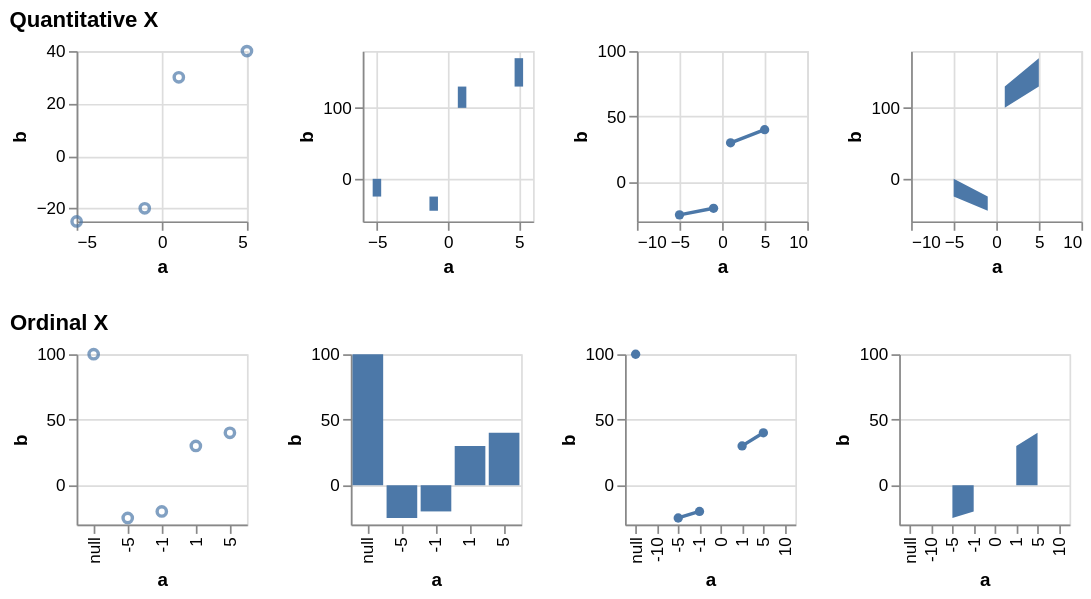

Write the Vega-Lite specification saved for this chart.
### Vega specification from a JSON file in a GitHub repository (floating-point values rounded to 4 significant figures)
{"$schema": "https://vega.github.io/schema/vega/v5.json", "description": "Testing invalid", "background": "white", "padding": 5, "data": [{"name": "source_0", "values": [{"a": null, "b": 100}, {"a": -10, "b": null}, {"a": -5, "b": -25}, {"a": -1, "b": -20}, {"a": 0, "b": null}, {"a": 1, "b": 30}, {"a": 5, "b": 40}, {"a": 10, "b": null}]}, {"name": "data_0", "source": "source_0", "transform": [{"type": "formula", "expr": "toNumber(datum[\"a\"])", "as": "a"}]}, {"name": "data_2", "source": "data_0", "transform": [{"type": "filter", "expr": "isValid(datum[\"a\"]) && isFinite(+datum[\"a\"]) && isValid(datum[\"b\"]) && isFinite(+datum[\"b\"])"}]}, {"name": "data_3", "source": "data_0", "transform": [{"type": "stack", "groupby": [], "field": "b", "sort": {"field": [], "order": []}, "as": ["b_start", "b_end"], "offset": "zero"}, {"type": "filter", "expr": "isValid(datum[\"a\"]) && isFinite(+datum[\"a\"]) && isValid(datum[\"b\"]) && isFinite(+datum[\"b\"])"}]}, {"name": "data_4", "source": "data_0", "transform": [{"type": "stack", "groupby": [], "field": "b", "sort": {"field": [], "order": []}, "as": ["b_start", "b_end"], "offset": "zero"}]}, {"name": "data_5", "source": "data_0", "transform": [{"type": "filter", "expr": "isValid(datum[\"b\"]) && isFinite(+datum[\"b\"])"}]}, {"name": "data_6", "source": "data_0", "transform": [{"type": "stack", "groupby": ["a"], "field": "b", "sort": {"field": [], "order": []}, "as": ["b_start", "b_end"], "offset": "zero"}, {"type": "filter", "expr": "isValid(datum[\"b\"]) && isFinite(+datum[\"b\"])"}]}, {"name": "data_7", "source": "data_0", "transform": [{"type": "impute", "field": "b", "groupby": [], "key": "a", "method": "value", "value": 0}, {"type": "stack", "groupby": ["a"], "field": "b", "sort": {"field": [], "order": []}, "as": ["b_start", "b_end"], "offset": "zero"}]}], "signals": [{"name": "childHeight", "value": 100}, {"name": "concat_0_childWidth", "value": 100}, {"name": "concat_1_childWidth", "value": 100}], "layout": {"padding": 20, "columns": 1, "bounds": "full", "align": "each"}, "marks": [{"type": "group", "name": "concat_0_group", "title": {"text": "Quantitative X", "anchor": "start"}, "layout": {"padding": 20, "bounds": "full", "align": "each"}, "marks": [{"type": "group", "name": "concat_0_concat_0_group", "style": "cell", "encode": {"update": {"width": {"signal": "concat_0_childWidth"}, "height": {"signal": "childHeight"}}}, "marks": [{"name": "concat_0_concat_0_marks", "type": "symbol", "style": ["point"], "from": {"data": "data_2"}, "encode": {"update": {"opacity": {"value": 0.7}, "fill": {"value": "transparent"}, "stroke": {"value": "#4c78a8"}, "tooltip": {"signal": "{\"a\": format(datum[\"a\"], \"\"), \"b\": format(datum[\"b\"], \"\")}"}, "ariaRoleDescription": {"value": "point"}, "description": {"signal": "\"a: \" + (format(datum[\"a\"], \"\")) + \"; b: \" + (format(datum[\"b\"], \"\"))"}, "x": {"scale": "concat_0_concat_0_x", "field": "a"}, "y": {"scale": "concat_0_concat_0_y", "field": "b"}}}}], "axes": [{"scale": "concat_0_concat_0_x", "orient": "bottom", "gridScale": "concat_0_concat_0_y", "grid": true, "tickCount": {"signal": "ceil(concat_0_childWidth/40)"}, "domain": false, "labels": false, "aria": false, "maxExtent": 0, "minExtent": 0, "ticks": false, "zindex": 0}, {"scale": "concat_0_concat_0_y", "orient": "left", "gridScale": "concat_0_concat_0_x", "grid": true, "tickCount": {"signal": "ceil(childHeight/40)"}, "domain": false, "labels": false, "aria": false, "maxExtent": 0, "minExtent": 0, "ticks": false, "zindex": 0}, {"scale": "concat_0_concat_0_x", "orient": "bottom", "grid": false, "title": "a", "labelFlush": true, "labelOverlap": true, "tickCount": {"signal": "ceil(concat_0_childWidth/40)"}, "zindex": 0}, {"scale": "concat_0_concat_0_y", "orient": "left", "grid": false, "title": "b", "labelOverlap": true, "tickCount": {"signal": "ceil(childHeight/40)"}, "zindex": 0}]}, {"type": "group", "name": "concat_0_concat_1_group", "style": "cell", "encode": {"update": {"width": {"signal": "concat_0_childWidth"}, "height": {"signal": "childHeight"}}}, "marks": [{"name": "concat_0_concat_1_marks", "type": "rect", "style": ["bar"], "from": {"data": "data_3"}, "encode": {"update": {"fill": {"value": "#4c78a8"}, "tooltip": {"signal": "{\"a\": format(datum[\"a\"], \"\"), \"b\": format(datum[\"b\"], \"\")}"}, "ariaRoleDescription": {"value": "bar"}, "description": {"signal": "\"a: \" + (format(datum[\"a\"], \"\")) + \"; b: \" + (format(datum[\"b\"], \"\"))"}, "xc": {"scale": "concat_0_concat_1_x", "field": "a"}, "width": {"value": 5}, "y": {"scale": "concat_0_concat_1_y", "field": "b_end"}, "y2": {"scale": "concat_0_concat_1_y", "field": "b_start"}}}}], "axes": [{"scale": "concat_0_concat_1_x", "orient": "bottom", "gridScale": "concat_0_concat_1_y", "grid": true, "tickCount": {"signal": "ceil(concat_0_childWidth/40)"}, "domain": false, "labels": false, "aria": false, "maxExtent": 0, "minExtent": 0, "ticks": false, "zindex": 0}, {"scale": "concat_0_concat_1_y", "orient": "left", "gridScale": "concat_0_concat_1_x", "grid": true, "tickCount": {"signal": "ceil(childHeight/40)"}, "domain": false, "labels": false, "aria": false, "maxExtent": 0, "minExtent": 0, "ticks": false, "zindex": 0}, {"scale": "concat_0_concat_1_x", "orient": "bottom", "grid": false, "title": "a", "labelFlush": true, "labelOverlap": true, "tickCount": {"signal": "ceil(concat_0_childWidth/40)"}, "zindex": 0}, {"scale": "concat_0_concat_1_y", "orient": "left", "grid": false, "title": "b", "labelOverlap": true, "tickCount": {"signal": "ceil(childHeight/40)"}, "zindex": 0}]}, {"type": "group", "name": "concat_0_concat_2_group", "style": "cell", "encode": {"update": {"width": {"signal": "concat_0_childWidth"}, "height": {"signal": "childHeight"}}}, "marks": [{"name": "concat_0_concat_2_layer_0_marks", "type": "line", "style": ["line"], "sort": {"field": "x"}, "from": {"data": "data_0"}, "encode": {"update": {"stroke": {"value": "#4c78a8"}, "tooltip": {"signal": "{\"a\": format(datum[\"a\"], \"\"), \"b\": format(datum[\"b\"], \"\")}"}, "description": {"signal": "\"a: \" + (format(datum[\"a\"], \"\")) + \"; b: \" + (format(datum[\"b\"], \"\"))"}, "x": {"scale": "concat_0_concat_2_x", "field": "a"}, "y": {"scale": "concat_0_concat_2_y", "field": "b"}, "defined": {"signal": "isValid(datum[\"a\"]) && isFinite(+datum[\"a\"]) && isValid(datum[\"b\"]) && isFinite(+datum[\"b\"])"}}}}, {"name": "concat_0_concat_2_layer_1_marks", "type": "symbol", "style": ["point"], "from": {"data": "data_2"}, "encode": {"update": {"opacity": {"value": 1}, "fill": {"value": "#4c78a8"}, "tooltip": {"signal": "{\"a\": format(datum[\"a\"], \"\"), \"b\": format(datum[\"b\"], \"\")}"}, "ariaRoleDescription": {"value": "point"}, "description": {"signal": "\"a: \" + (format(datum[\"a\"], \"\")) + \"; b: \" + (format(datum[\"b\"], \"\"))"}, "x": {"scale": "concat_0_concat_2_x", "field": "a"}, "y": {"scale": "concat_0_concat_2_y", "field": "b"}}}}], "axes": [{"scale": "concat_0_concat_2_x", "orient": "bottom", "gridScale": "concat_0_concat_2_y", "grid": true, "tickCount": {"signal": "ceil(concat_0_childWidth/40)"}, "domain": false, "labels": false, "aria": false, "maxExtent": 0, "minExtent": 0, "ticks": false, "zindex": 0}, {"scale": "concat_0_concat_2_y", "orient": "left", "gridScale": "concat_0_concat_2_x", "grid": true, "tickCount": {"signal": "ceil(childHeight/40)"}, "domain": false, "labels": false, "aria": false, "maxExtent": 0, "minExtent": 0, "ticks": false, "zindex": 0}, {"scale": "concat_0_concat_2_x", "orient": "bottom", "grid": false, "title": "a", "labelFlush": true, "labelOverlap": true, "tickCount": {"signal": "ceil(concat_0_childWidth/40)"}, "zindex": 0}, {"scale": "concat_0_concat_2_y", "orient": "left", "grid": false, "title": "b", "labelOverlap": true, "tickCount": {"signal": "ceil(childHeight/40)"}, "zindex": 0}]}, {"type": "group", "name": "concat_0_concat_3_group", "style": "cell", "encode": {"update": {"width": {"signal": "concat_0_childWidth"}, "height": {"signal": "childHeight"}}}, "marks": [{"name": "concat_0_concat_3_marks", "type": "area", "style": ["area"], "sort": {"field": "x"}, "from": {"data": "data_4"}, "encode": {"update": {"orient": {"value": "vertical"}, "fill": {"value": "#4c78a8"}, "tooltip": {"signal": "{\"a\": format(datum[\"a\"], \"\"), \"b\": format(datum[\"b\"], \"\")}"}, "description": {"signal": "\"a: \" + (format(datum[\"a\"], \"\")) + \"; b: \" + (format(datum[\"b\"], \"\"))"}, "x": {"scale": "concat_0_concat_3_x", "field": "a"}, "y": {"scale": "concat_0_concat_3_y", "field": "b_end"}, "y2": {"scale": "concat_0_concat_3_y", "field": "b_start"}, "defined": {"signal": "isValid(datum[\"a\"]) && isFinite(+datum[\"a\"]) && isValid(datum[\"b\"]) && isFinite(+datum[\"b\"])"}}}}], "axes": [{"scale": "concat_0_concat_3_x", "orient": "bottom", "gridScale": "concat_0_concat_3_y", "grid": true, "tickCount": {"signal": "ceil(concat_0_childWidth/40)"}, "domain": false, "labels": false, "aria": false, "maxExtent": 0, "minExtent": 0, "ticks": false, "zindex": 0}, {"scale": "concat_0_concat_3_y", "orient": "left", "gridScale": "concat_0_concat_3_x", "grid": true, "tickCount": {"signal": "ceil(childHeight/40)"}, "domain": false, "labels": false, "aria": false, "maxExtent": 0, "minExtent": 0, "ticks": false, "zindex": 0}, {"scale": "concat_0_concat_3_x", "orient": "bottom", "grid": false, "title": "a", "labelFlush": true, "labelOverlap": true, "tickCount": {"signal": "ceil(concat_0_childWidth/40)"}, "zindex": 0}, {"scale": "concat_0_concat_3_y", "orient": "left", "grid": false, "title": "b", "labelOverlap": true, "tickCount": {"signal": "ceil(childHeight/40)"}, "zindex": 0}]}]}, {"type": "group", "name": "concat_1_group", "title": {"text": "Ordinal X", "anchor": "start"}, "layout": {"padding": 20, "bounds": "full", "align": "each"}, "marks": [{"type": "group", "name": "concat_1_concat_0_group", "style": "cell", "encode": {"update": {"width": {"signal": "concat_1_childWidth"}, "height": {"signal": "childHeight"}}}, "marks": [{"name": "concat_1_concat_0_marks", "type": "symbol", "style": ["point"], "from": {"data": "data_5"}, "encode": {"update": {"opacity": {"value": 0.7}, "fill": {"value": "transparent"}, "stroke": {"value": "#4c78a8"}, "tooltip": {"signal": "{\"a\": isValid(datum[\"a\"]) ? datum[\"a\"] : \"\"+datum[\"a\"], \"b\": format(datum[\"b\"], \"\")}"}, "ariaRoleDescription": {"value": "point"}, "description": {"signal": "\"a: \" + (isValid(datum[\"a\"]) ? datum[\"a\"] : \"\"+datum[\"a\"]) + \"; b: \" + (format(datum[\"b\"], \"\"))"}, "x": {"scale": "concat_1_concat_0_x", "field": "a"}, "y": {"scale": "concat_1_concat_0_y", "field": "b"}}}}], "axes": [{"scale": "concat_1_concat_0_y", "orient": "left", "gridScale": "concat_1_concat_0_x", "grid": true, "tickCount": {"signal": "ceil(childHeight/40)"}, "domain": false, "labels": false, "aria": false, "maxExtent": 0, "minExtent": 0, "ticks": false, "zindex": 0}, {"scale": "concat_1_concat_0_x", "orient": "bottom", "grid": false, "title": "a", "labelAlign": "right", "labelAngle": 270, "labelBaseline": "middle", "zindex": 0}, {"scale": "concat_1_concat_0_y", "orient": "left", "grid": false, "title": "b", "labelOverlap": true, "tickCount": {"signal": "ceil(childHeight/40)"}, "zindex": 0}]}, {"type": "group", "name": "concat_1_concat_1_group", "style": "cell", "encode": {"update": {"width": {"signal": "concat_1_childWidth"}, "height": {"signal": "childHeight"}}}, "marks": [{"name": "concat_1_concat_1_marks", "type": "rect", "style": ["bar"], "from": {"data": "data_6"}, "encode": {"update": {"fill": {"value": "#4c78a8"}, "tooltip": {"signal": "{\"a\": isValid(datum[\"a\"]) ? datum[\"a\"] : \"\"+datum[\"a\"], \"b\": format(datum[\"b\"], \"\")}"}, "ariaRoleDescription": {"value": "bar"}, "description": {"signal": "\"a: \" + (isValid(datum[\"a\"]) ? datum[\"a\"] : \"\"+datum[\"a\"]) + \"; b: \" + (format(datum[\"b\"], \"\"))"}, "x": {"scale": "concat_1_concat_1_x", "field": "a"}, "width": {"signal": "max(0.25, bandwidth('concat_1_concat_1_x'))"}, "y": {"scale": "concat_1_concat_1_y", "field": "b_end"}, "y2": {"scale": "concat_1_concat_1_y", "field": "b_start"}}}}], "axes": [{"scale": "concat_1_concat_1_y", "orient": "left", "gridScale": "concat_1_concat_1_x", "grid": true, "tickCount": {"signal": "ceil(childHeight/40)"}, "domain": false, "labels": false, "aria": false, "maxExtent": 0, "minExtent": 0, "ticks": false, "zindex": 0}, {"scale": "concat_1_concat_1_x", "orient": "bottom", "grid": false, "title": "a", "labelAlign": "right", "labelAngle": 270, "labelBaseline": "middle", "zindex": 0}, {"scale": "concat_1_concat_1_y", "orient": "left", "grid": false, "title": "b", "labelOverlap": true, "tickCount": {"signal": "ceil(childHeight/40)"}, "zindex": 0}]}, {"type": "group", "name": "concat_1_concat_2_group", "style": "cell", "encode": {"update": {"width": {"signal": "concat_1_childWidth"}, "height": {"signal": "childHeight"}}}, "marks": [{"name": "concat_1_concat_2_layer_0_marks", "type": "line", "style": ["line"], "sort": {"field": "x"}, "from": {"data": "data_0"}, "encode": {"update": {"stroke": {"value": "#4c78a8"}, "tooltip": {"signal": "{\"a\": isValid(datum[\"a\"]) ? datum[\"a\"] : \"\"+datum[\"a\"], \"b\": format(datum[\"b\"], \"\")}"}, "description": {"signal": "\"a: \" + (isValid(datum[\"a\"]) ? datum[\"a\"] : \"\"+datum[\"a\"]) + \"; b: \" + (format(datum[\"b\"], \"\"))"}, "x": {"scale": "concat_1_concat_2_x", "field": "a"}, "y": {"scale": "concat_1_concat_2_y", "field": "b"}, "defined": {"signal": "isValid(datum[\"b\"]) && isFinite(+datum[\"b\"])"}}}}, {"name": "concat_1_concat_2_layer_1_marks", "type": "symbol", "style": ["point"], "from": {"data": "data_5"}, "encode": {"update": {"opacity": {"value": 1}, "fill": {"value": "#4c78a8"}, "tooltip": {"signal": "{\"a\": isValid(datum[\"a\"]) ? datum[\"a\"] : \"\"+datum[\"a\"], \"b\": format(datum[\"b\"], \"\")}"}, "ariaRoleDescription": {"value": "point"}, "description": {"signal": "\"a: \" + (isValid(datum[\"a\"]) ? datum[\"a\"] : \"\"+datum[\"a\"]) + \"; b: \" + (format(datum[\"b\"], \"\"))"}, "x": {"scale": "concat_1_concat_2_x", "field": "a"}, "y": {"scale": "concat_1_concat_2_y", "field": "b"}}}}], "axes": [{"scale": "concat_1_concat_2_y", "orient": "left", "gridScale": "concat_1_concat_2_x", "grid": true, "tickCount": {"signal": "ceil(childHeight/40)"}, "domain": false, "labels": false, "aria": false, "maxExtent": 0, "minExtent": 0, "ticks": false, "zindex": 0}, {"scale": "concat_1_concat_2_x", "orient": "bottom", "grid": false, "title": "a", "labelAlign": "right", "labelAngle": 270, "labelBaseline": "middle", "zindex": 0}, {"scale": "concat_1_concat_2_y", "orient": "left", "grid": false, "title": "b", "labelOverlap": true, "tickCount": {"signal": "ceil(childHeight/40)"}, "zindex": 0}]}, {"type": "group", "name": "concat_1_concat_3_group", "style": "cell", "encode": {"update": {"width": {"signal": "concat_1_childWidth"}, "height": {"signal": "childHeight"}}}, "marks": [{"name": "concat_1_concat_3_marks", "type": "area", "style": ["area"], "sort": {"field": "x"}, "from": {"data": "data_7"}, "encode": {"update": {"orient": {"value": "vertical"}, "fill": {"value": "#4c78a8"}, "tooltip": {"signal": "{\"a\": isValid(datum[\"a\"]) ? datum[\"a\"] : \"\"+datum[\"a\"], \"b\": format(datum[\"b\"], \"\")}"}, "description": {"signal": "\"a: \" + (isValid(datum[\"a\"]) ? datum[\"a\"] : \"\"+datum[\"a\"]) + \"; b: \" + (format(datum[\"b\"], \"\"))"}, "x": {"scale": "concat_1_concat_3_x", "field": "a"}, "y": {"scale": "concat_1_concat_3_y", "field": "b_end"}, "y2": {"scale": "concat_1_concat_3_y", "field": "b_start"}, "defined": {"signal": "isValid(datum[\"b\"]) && isFinite(+datum[\"b\"])"}}}}], "axes": [{"scale": "concat_1_concat_3_y", "orient": "left", "gridScale": "concat_1_concat_3_x", "grid": true, "tickCount": {"signal": "ceil(childHeight/40)"}, "domain": false, "labels": false, "aria": false, "maxExtent": 0, "minExtent": 0, "ticks": false, "zindex": 0}, {"scale": "concat_1_concat_3_x", "orient": "bottom", "grid": false, "title": "a", "labelAlign": "right", "labelAngle": 270, "labelBaseline": "middle", "zindex": 0}, {"scale": "concat_1_concat_3_y", "orient": "left", "grid": false, "title": "b", "labelOverlap": true, "tickCount": {"signal": "ceil(childHeight/40)"}, "zindex": 0}]}]}], "scales": [{"name": "concat_0_concat_0_x", "type": "linear", "domain": {"data": "data_2", "field": "a"}, "range": [0, {"signal": "concat_0_childWidth"}], "nice": true, "zero": true}, {"name": "concat_0_concat_0_y", "type": "linear", "domain": {"data": "data_2", "field": "b"}, "range": [{"signal": "childHeight"}, 0], "nice": true, "zero": true}, {"name": "concat_0_concat_1_x", "type": "linear", "domain": {"data": "data_3", "field": "a"}, "range": [0, {"signal": "concat_0_childWidth"}], "nice": true, "zero": false, "padding": 5}, {"name": "concat_0_concat_1_y", "type": "linear", "domain": {"data": "data_3", "fields": ["b_start", "b_end"]}, "range": [{"signal": "childHeight"}, 0], "nice": true, "zero": true}, {"name": "concat_0_concat_2_x", "type": "linear", "domain": {"fields": [{"data": "data_0", "field": "a"}, {"data": "data_2", "field": "a"}]}, "range": [0, {"signal": "concat_0_childWidth"}], "nice": true, "zero": false}, {"name": "concat_0_concat_2_y", "type": "linear", "domain": {"fields": [{"data": "data_0", "field": "b"}, {"data": "data_2", "field": "b"}]}, "range": [{"signal": "childHeight"}, 0], "nice": true, "zero": true}, {"name": "concat_0_concat_3_x", "type": "linear", "domain": {"data": "data_4", "field": "a"}, "range": [0, {"signal": "concat_0_childWidth"}], "nice": true, "zero": false}, {"name": "concat_0_concat_3_y", "type": "linear", "domain": {"data": "data_4", "fields": ["b_start", "b_end"]}, "range": [{"signal": "childHeight"}, 0], "nice": true, "zero": true}, {"name": "concat_1_concat_0_x", "type": "point", "domain": {"data": "data_5", "field": "a", "sort": true}, "range": [0, {"signal": "concat_1_childWidth"}], "padding": 0.5}, {"name": "concat_1_concat_0_y", "type": "linear", "domain": {"data": "data_5", "field": "b"}, "range": [{"signal": "childHeight"}, 0], "nice": true, "zero": true}, {"name": "concat_1_concat_1_x", "type": "band", "domain": {"data": "data_6", "field": "a", "sort": true}, "range": [0, {"signal": "concat_1_childWidth"}], "paddingInner": 0.1, "paddingOuter": 0.05}, {"name": "concat_1_concat_1_y", "type": "linear", "domain": {"data": "data_6", "fields": ["b_start", "b_end"]}, "range": [{"signal": "childHeight"}, 0], "nice": true, "zero": true}, {"name": "concat_1_concat_2_x", "type": "point", "domain": {"fields": [{"data": "data_0", "field": "a"}, {"data": "data_5", "field": "a"}], "sort": true}, "range": [0, {"signal": "concat_1_childWidth"}], "padding": 0.5}, {"name": "concat_1_concat_2_y", "type": "linear", "domain": {"fields": [{"data": "data_0", "field": "b"}, {"data": "data_5", "field": "b"}]}, "range": [{"signal": "childHeight"}, 0], "nice": true, "zero": true}, {"name": "concat_1_concat_3_x", "type": "point", "domain": {"data": "data_7", "field": "a", "sort": true}, "range": [0, {"signal": "concat_1_childWidth"}], "padding": 0.5}, {"name": "concat_1_concat_3_y", "type": "linear", "domain": {"data": "data_7", "fields": ["b_start", "b_end"]}, "range": [{"signal": "childHeight"}, 0], "nice": true, "zero": true}], "config": {"mark": {"tooltip": true}}}
